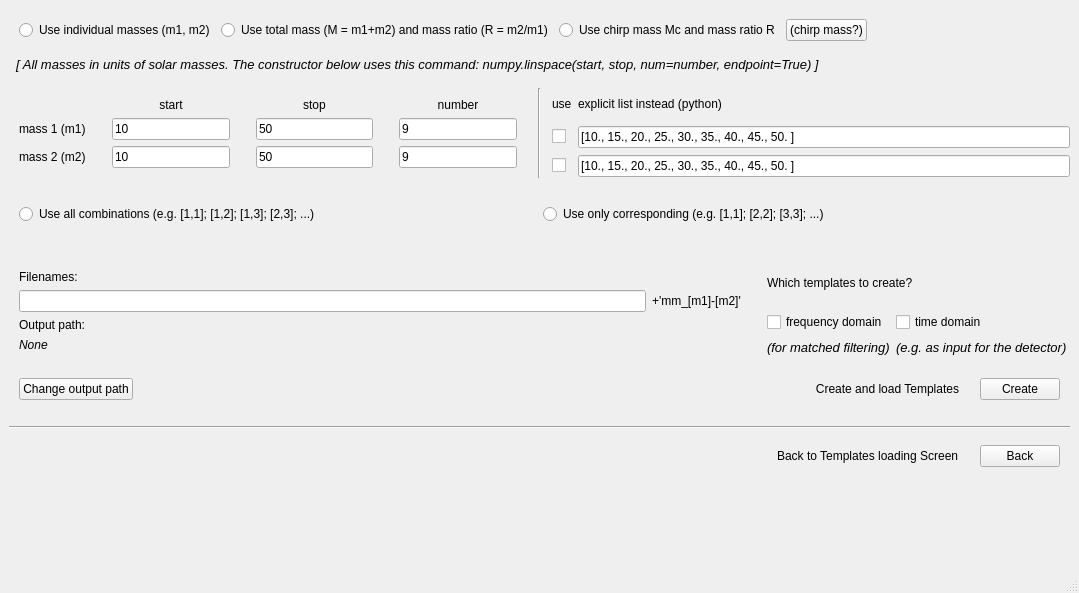
<?xml version="1.0" encoding="UTF-8"?>
<ui version="4.0">
 <class>MainWindow</class>
 <widget class="QMainWindow" name="MainWindow">
  <property name="geometry">
   <rect>
    <x>0</x>
    <y>0</y>
    <width>1079</width>
    <height>593</height>
   </rect>
  </property>
  <property name="sizePolicy">
   <sizepolicy hsizetype="Expanding" vsizetype="Expanding">
    <horstretch>1</horstretch>
    <verstretch>1</verstretch>
   </sizepolicy>
  </property>
  <property name="windowTitle">
   <string>MainWindow</string>
  </property>
  <widget class="QWidget" name="centralwidget">
   <property name="sizePolicy">
    <sizepolicy hsizetype="Expanding" vsizetype="Expanding">
     <horstretch>1</horstretch>
     <verstretch>1</verstretch>
    </sizepolicy>
   </property>
   <layout class="QVBoxLayout" name="verticalLayout">
    <item>
     <layout class="QVBoxLayout" name="verticalLayout_Attribute">
      <property name="sizeConstraint">
       <enum>QLayout::SetMaximumSize</enum>
      </property>
      <property name="leftMargin">
       <number>0</number>
      </property>
      <property name="topMargin">
       <number>0</number>
      </property>
      <property name="rightMargin">
       <number>0</number>
      </property>
      <property name="bottomMargin">
       <number>10</number>
      </property>
      <item>
       <layout class="QHBoxLayout" name="horizontalLayout_togglePara">
        <property name="leftMargin">
         <number>10</number>
        </property>
        <property name="topMargin">
         <number>10</number>
        </property>
        <property name="rightMargin">
         <number>10</number>
        </property>
        <property name="bottomMargin">
         <number>10</number>
        </property>
        <item>
         <widget class="QRadioButton" name="radioButton_individual">
          <property name="text">
           <string>Use individual masses (m1, m2)</string>
          </property>
         </widget>
        </item>
        <item>
         <widget class="QRadioButton" name="radioButton_total">
          <property name="text">
           <string>Use total mass (M = m1+m2) and mass ratio (R = m2/m1)</string>
          </property>
         </widget>
        </item>
        <item>
         <widget class="QRadioButton" name="radioButton_chirp">
          <property name="text">
           <string>Use chirp mass Mc and mass ratio R</string>
          </property>
         </widget>
        </item>
        <item>
         <widget class="QPushButton" name="pushButton_chirpmass">
          <property name="text">
           <string>(chirp mass?)</string>
          </property>
         </widget>
        </item>
        <item>
         <spacer name="horizontalSpacer_attribute">
          <property name="orientation">
           <enum>Qt::Horizontal</enum>
          </property>
          <property name="sizeHint" stdset="0">
           <size>
            <width>40</width>
            <height>20</height>
           </size>
          </property>
         </spacer>
        </item>
       </layout>
      </item>
      <item>
       <widget class="QLabel" name="label_units">
        <property name="font">
         <font>
          <pointsize>10</pointsize>
          <italic>true</italic>
         </font>
        </property>
        <property name="text">
         <string>  [ All masses in units of solar masses. The constructor below uses this command: numpy.linspace(start, stop, num=number, endpoint=True) ]</string>
        </property>
       </widget>
      </item>
      <item>
       <spacer name="verticalSpacer">
        <property name="orientation">
         <enum>Qt::Vertical</enum>
        </property>
        <property name="sizeType">
         <enum>QSizePolicy::Fixed</enum>
        </property>
        <property name="sizeHint" stdset="0">
         <size>
          <width>20</width>
          <height>10</height>
         </size>
        </property>
       </spacer>
      </item>
      <item>
       <layout class="QHBoxLayout" name="horizontalLayout">
        <property name="topMargin">
         <number>0</number>
        </property>
        <item>
         <layout class="QGridLayout" name="gridLayout_Parameter">
          <property name="leftMargin">
           <number>10</number>
          </property>
          <property name="topMargin">
           <number>10</number>
          </property>
          <property name="rightMargin">
           <number>10</number>
          </property>
          <property name="bottomMargin">
           <number>10</number>
          </property>
          <item row="2" column="0">
           <widget class="QLabel" name="label_Parameter1">
            <property name="text">
             <string>mass 1 (m1)</string>
            </property>
            <property name="alignment">
             <set>Qt::AlignLeading|Qt::AlignLeft|Qt::AlignVCenter</set>
            </property>
           </widget>
          </item>
          <item row="3" column="4">
           <widget class="QLineEdit" name="lineEdit_Para2Stop">
            <property name="text">
             <string>50</string>
            </property>
           </widget>
          </item>
          <item row="3" column="2">
           <widget class="QLineEdit" name="lineEdit_Para2Start">
            <property name="text">
             <string>10</string>
            </property>
           </widget>
          </item>
          <item row="2" column="4">
           <widget class="QLineEdit" name="lineEdit_Para1Stop">
            <property name="text">
             <string>50</string>
            </property>
           </widget>
          </item>
          <item row="2" column="5">
           <spacer name="horizontalSpacer_stop">
            <property name="orientation">
             <enum>Qt::Horizontal</enum>
            </property>
            <property name="sizeType">
             <enum>QSizePolicy::Fixed</enum>
            </property>
            <property name="sizeHint" stdset="0">
             <size>
              <width>20</width>
              <height>20</height>
             </size>
            </property>
           </spacer>
          </item>
          <item row="2" column="1">
           <spacer name="horizontalSpacer_name">
            <property name="orientation">
             <enum>Qt::Horizontal</enum>
            </property>
            <property name="sizeType">
             <enum>QSizePolicy::Fixed</enum>
            </property>
            <property name="sizeHint" stdset="0">
             <size>
              <width>20</width>
              <height>20</height>
             </size>
            </property>
           </spacer>
          </item>
          <item row="1" column="6">
           <widget class="QLabel" name="label_number">
            <property name="maximumSize">
             <size>
              <width>16777215</width>
              <height>30</height>
             </size>
            </property>
            <property name="text">
             <string>number</string>
            </property>
            <property name="alignment">
             <set>Qt::AlignCenter</set>
            </property>
           </widget>
          </item>
          <item row="1" column="2">
           <widget class="QLabel" name="label_start">
            <property name="maximumSize">
             <size>
              <width>16777215</width>
              <height>30</height>
             </size>
            </property>
            <property name="text">
             <string>start</string>
            </property>
            <property name="alignment">
             <set>Qt::AlignCenter</set>
            </property>
           </widget>
          </item>
          <item row="2" column="2">
           <widget class="QLineEdit" name="lineEdit_Para1Start">
            <property name="sizePolicy">
             <sizepolicy hsizetype="Minimum" vsizetype="Fixed">
              <horstretch>0</horstretch>
              <verstretch>0</verstretch>
             </sizepolicy>
            </property>
            <property name="text">
             <string>10</string>
            </property>
           </widget>
          </item>
          <item row="3" column="6">
           <widget class="QLineEdit" name="lineEdit_Para2Number">
            <property name="text">
             <string>9</string>
            </property>
           </widget>
          </item>
          <item row="1" column="4">
           <widget class="QLabel" name="label_stop">
            <property name="maximumSize">
             <size>
              <width>16777215</width>
              <height>30</height>
             </size>
            </property>
            <property name="text">
             <string>stop</string>
            </property>
            <property name="alignment">
             <set>Qt::AlignCenter</set>
            </property>
           </widget>
          </item>
          <item row="2" column="3">
           <spacer name="horizontalSpacer_start">
            <property name="orientation">
             <enum>Qt::Horizontal</enum>
            </property>
            <property name="sizeType">
             <enum>QSizePolicy::Fixed</enum>
            </property>
            <property name="sizeHint" stdset="0">
             <size>
              <width>20</width>
              <height>20</height>
             </size>
            </property>
           </spacer>
          </item>
          <item row="2" column="6">
           <widget class="QLineEdit" name="lineEdit_Para1Number">
            <property name="text">
             <string>9</string>
            </property>
           </widget>
          </item>
          <item row="3" column="0">
           <widget class="QLabel" name="label_Parameter2">
            <property name="text">
             <string>mass 2 (m2)</string>
            </property>
           </widget>
          </item>
         </layout>
        </item>
        <item>
         <spacer name="horizontalSpacer">
          <property name="orientation">
           <enum>Qt::Horizontal</enum>
          </property>
          <property name="sizeType">
           <enum>QSizePolicy::Fixed</enum>
          </property>
          <property name="sizeHint" stdset="0">
           <size>
            <width>5</width>
            <height>20</height>
           </size>
          </property>
         </spacer>
        </item>
        <item>
         <widget class="Line" name="line">
          <property name="orientation">
           <enum>Qt::Vertical</enum>
          </property>
         </widget>
        </item>
        <item>
         <spacer name="horizontalSpacer_2">
          <property name="orientation">
           <enum>Qt::Horizontal</enum>
          </property>
          <property name="sizeType">
           <enum>QSizePolicy::Fixed</enum>
          </property>
          <property name="sizeHint" stdset="0">
           <size>
            <width>5</width>
            <height>20</height>
           </size>
          </property>
         </spacer>
        </item>
        <item>
         <layout class="QGridLayout" name="gridLayout">
          <item row="1" column="0">
           <widget class="QCheckBox" name="checkBox_Para1Code">
            <property name="layoutDirection">
             <enum>Qt::LeftToRight</enum>
            </property>
            <property name="text">
             <string/>
            </property>
           </widget>
          </item>
          <item row="2" column="1">
           <widget class="QLineEdit" name="lineEdit_Para2Code">
            <property name="text">
             <string>[10., 15., 20., 25., 30., 35., 40., 45., 50. ]</string>
            </property>
           </widget>
          </item>
          <item row="0" column="1">
           <widget class="QLabel" name="label_code">
            <property name="maximumSize">
             <size>
              <width>16777215</width>
              <height>30</height>
             </size>
            </property>
            <property name="text">
             <string>explicit list instead (python)</string>
            </property>
            <property name="alignment">
             <set>Qt::AlignLeading|Qt::AlignLeft|Qt::AlignVCenter</set>
            </property>
            <property name="margin">
             <number>0</number>
            </property>
           </widget>
          </item>
          <item row="1" column="1">
           <widget class="QLineEdit" name="lineEdit_Para1Code">
            <property name="text">
             <string>[10., 15., 20., 25., 30., 35., 40., 45., 50. ]</string>
            </property>
           </widget>
          </item>
          <item row="0" column="0">
           <widget class="QLabel" name="label_use">
            <property name="text">
             <string>use</string>
            </property>
           </widget>
          </item>
          <item row="2" column="0">
           <widget class="QCheckBox" name="checkBox_Para2Code">
            <property name="text">
             <string/>
            </property>
           </widget>
          </item>
         </layout>
        </item>
       </layout>
      </item>
      <item>
       <spacer name="verticalSpacer_2">
        <property name="orientation">
         <enum>Qt::Vertical</enum>
        </property>
        <property name="sizeType">
         <enum>QSizePolicy::Fixed</enum>
        </property>
        <property name="sizeHint" stdset="0">
         <size>
          <width>20</width>
          <height>10</height>
         </size>
        </property>
       </spacer>
      </item>
      <item>
       <layout class="QHBoxLayout" name="horizontalLayout_toggleAll">
        <property name="leftMargin">
         <number>10</number>
        </property>
        <property name="topMargin">
         <number>10</number>
        </property>
        <property name="rightMargin">
         <number>10</number>
        </property>
        <property name="bottomMargin">
         <number>10</number>
        </property>
        <item>
         <widget class="QRadioButton" name="radioButton_AllOn">
          <property name="text">
           <string>Use all combinations (e.g. [1,1]; [1,2]; [1,3]; [2,3]; ...)</string>
          </property>
         </widget>
        </item>
        <item>
         <widget class="QRadioButton" name="radioButton_AllOff">
          <property name="text">
           <string>Use only corresponding (e.g. [1,1]; [2,2]; [3,3]; ...)</string>
          </property>
         </widget>
        </item>
       </layout>
      </item>
      <item>
       <spacer name="verticalSpacer_3">
        <property name="orientation">
         <enum>Qt::Vertical</enum>
        </property>
        <property name="sizeType">
         <enum>QSizePolicy::Fixed</enum>
        </property>
        <property name="sizeHint" stdset="0">
         <size>
          <width>20</width>
          <height>10</height>
         </size>
        </property>
       </spacer>
      </item>
      <item>
       <layout class="QHBoxLayout" name="horizontalLayout_outputSettings">
        <property name="leftMargin">
         <number>0</number>
        </property>
        <property name="topMargin">
         <number>10</number>
        </property>
        <property name="rightMargin">
         <number>0</number>
        </property>
        <property name="bottomMargin">
         <number>10</number>
        </property>
        <item>
         <layout class="QVBoxLayout" name="verticalLayout_path">
          <property name="leftMargin">
           <number>10</number>
          </property>
          <property name="topMargin">
           <number>10</number>
          </property>
          <property name="rightMargin">
           <number>10</number>
          </property>
          <property name="bottomMargin">
           <number>5</number>
          </property>
          <item>
           <widget class="QLabel" name="label_captionFilename">
            <property name="text">
             <string>Filenames:</string>
            </property>
           </widget>
          </item>
          <item>
           <layout class="QHBoxLayout" name="horizontalLayout_2">
            <property name="leftMargin">
             <number>0</number>
            </property>
            <property name="topMargin">
             <number>0</number>
            </property>
            <item>
             <widget class="QLineEdit" name="lineEdit_FilenameBase"/>
            </item>
            <item>
             <widget class="QLabel" name="label_FilenameExt">
              <property name="text">
               <string>+'mm_[m1]-[m2]'</string>
              </property>
             </widget>
            </item>
           </layout>
          </item>
          <item>
           <widget class="QLabel" name="label_captionPath">
            <property name="text">
             <string>Output path:</string>
            </property>
           </widget>
          </item>
          <item>
           <widget class="QLabel" name="label_path">
            <property name="font">
             <font>
              <italic>true</italic>
             </font>
            </property>
            <property name="text">
             <string>None</string>
            </property>
           </widget>
          </item>
         </layout>
        </item>
        <item>
         <layout class="QVBoxLayout" name="verticalLayout_which">
          <property name="leftMargin">
           <number>10</number>
          </property>
          <property name="rightMargin">
           <number>0</number>
          </property>
          <item>
           <widget class="QLabel" name="label_which">
            <property name="text">
             <string>Which templates to create?</string>
            </property>
           </widget>
          </item>
          <item>
           <layout class="QGridLayout" name="gridLayout_whichCheckBoxes">
            <item row="0" column="1">
             <widget class="QCheckBox" name="checkBox_time">
              <property name="text">
               <string>time domain</string>
              </property>
             </widget>
            </item>
            <item row="0" column="0">
             <widget class="QCheckBox" name="checkBox_freq">
              <property name="text">
               <string>frequency domain</string>
              </property>
             </widget>
            </item>
            <item row="1" column="0">
             <widget class="QLabel" name="label_freq">
              <property name="font">
               <font>
                <pointsize>10</pointsize>
                <italic>true</italic>
               </font>
              </property>
              <property name="text">
               <string>(for matched filtering)</string>
              </property>
             </widget>
            </item>
            <item row="1" column="1">
             <widget class="QLabel" name="label_time">
              <property name="font">
               <font>
                <pointsize>10</pointsize>
                <italic>true</italic>
               </font>
              </property>
              <property name="text">
               <string>(e.g. as input for the detector) </string>
              </property>
             </widget>
            </item>
           </layout>
          </item>
         </layout>
        </item>
       </layout>
      </item>
      <item>
       <layout class="QHBoxLayout" name="horizontalLayout_create">
        <property name="leftMargin">
         <number>10</number>
        </property>
        <property name="topMargin">
         <number>5</number>
        </property>
        <property name="rightMargin">
         <number>10</number>
        </property>
        <property name="bottomMargin">
         <number>10</number>
        </property>
        <item>
         <widget class="QPushButton" name="pushButton_changeOutput">
          <property name="text">
           <string>Change output path</string>
          </property>
         </widget>
        </item>
        <item>
         <spacer name="horizontalSpacer_createLeft">
          <property name="orientation">
           <enum>Qt::Horizontal</enum>
          </property>
          <property name="sizeType">
           <enum>QSizePolicy::Expanding</enum>
          </property>
          <property name="sizeHint" stdset="0">
           <size>
            <width>20</width>
            <height>20</height>
           </size>
          </property>
         </spacer>
        </item>
        <item>
         <widget class="QLabel" name="label_create">
          <property name="text">
           <string>Create and load Templates</string>
          </property>
          <property name="alignment">
           <set>Qt::AlignRight|Qt::AlignTrailing|Qt::AlignVCenter</set>
          </property>
         </widget>
        </item>
        <item>
         <spacer name="horizontalSpacer_createRight">
          <property name="orientation">
           <enum>Qt::Horizontal</enum>
          </property>
          <property name="sizeType">
           <enum>QSizePolicy::Fixed</enum>
          </property>
          <property name="sizeHint" stdset="0">
           <size>
            <width>15</width>
            <height>20</height>
           </size>
          </property>
         </spacer>
        </item>
        <item>
         <widget class="QPushButton" name="pushButton_create">
          <property name="text">
           <string>Create</string>
          </property>
         </widget>
        </item>
       </layout>
      </item>
     </layout>
    </item>
    <item>
     <widget class="Line" name="line_back">
      <property name="orientation">
       <enum>Qt::Horizontal</enum>
      </property>
     </widget>
    </item>
    <item>
     <layout class="QHBoxLayout" name="horizontalLayout_back">
      <property name="leftMargin">
       <number>10</number>
      </property>
      <property name="topMargin">
       <number>10</number>
      </property>
      <property name="rightMargin">
       <number>10</number>
      </property>
      <property name="bottomMargin">
       <number>10</number>
      </property>
      <item>
       <spacer name="horizontalSpacer_backLeft">
        <property name="orientation">
         <enum>Qt::Horizontal</enum>
        </property>
        <property name="sizeHint" stdset="0">
         <size>
          <width>40</width>
          <height>20</height>
         </size>
        </property>
       </spacer>
      </item>
      <item>
       <widget class="QLabel" name="label_back">
        <property name="text">
         <string>Back to Templates loading Screen</string>
        </property>
       </widget>
      </item>
      <item>
       <spacer name="horizontalSpacer_backRight">
        <property name="orientation">
         <enum>Qt::Horizontal</enum>
        </property>
        <property name="sizeType">
         <enum>QSizePolicy::Fixed</enum>
        </property>
        <property name="sizeHint" stdset="0">
         <size>
          <width>15</width>
          <height>20</height>
         </size>
        </property>
       </spacer>
      </item>
      <item>
       <widget class="QPushButton" name="pushButton_back">
        <property name="text">
         <string>Back</string>
        </property>
       </widget>
      </item>
     </layout>
    </item>
    <item>
     <spacer name="verticalSpacer_fill">
      <property name="orientation">
       <enum>Qt::Vertical</enum>
      </property>
      <property name="sizeHint" stdset="0">
       <size>
        <width>20</width>
        <height>40</height>
       </size>
      </property>
     </spacer>
    </item>
   </layout>
  </widget>
  <widget class="QMenuBar" name="menubar">
   <property name="geometry">
    <rect>
     <x>0</x>
     <y>0</y>
     <width>1079</width>
     <height>22</height>
    </rect>
   </property>
  </widget>
  <widget class="QStatusBar" name="statusbar"/>
 </widget>
 <tabstops>
  <tabstop>radioButton_total</tabstop>
  <tabstop>lineEdit_Para1Start</tabstop>
  <tabstop>lineEdit_Para1Stop</tabstop>
  <tabstop>lineEdit_Para1Number</tabstop>
  <tabstop>lineEdit_Para2Start</tabstop>
  <tabstop>lineEdit_Para2Stop</tabstop>
  <tabstop>lineEdit_Para2Number</tabstop>
  <tabstop>checkBox_Para1Code</tabstop>
  <tabstop>lineEdit_Para1Code</tabstop>
  <tabstop>checkBox_Para2Code</tabstop>
  <tabstop>lineEdit_Para2Code</tabstop>
  <tabstop>radioButton_AllOn</tabstop>
  <tabstop>radioButton_AllOff</tabstop>
  <tabstop>lineEdit_FilenameBase</tabstop>
  <tabstop>checkBox_freq</tabstop>
  <tabstop>checkBox_time</tabstop>
  <tabstop>pushButton_changeOutput</tabstop>
  <tabstop>pushButton_create</tabstop>
  <tabstop>pushButton_back</tabstop>
 </tabstops>
 <resources/>
 <connections/>
</ui>
